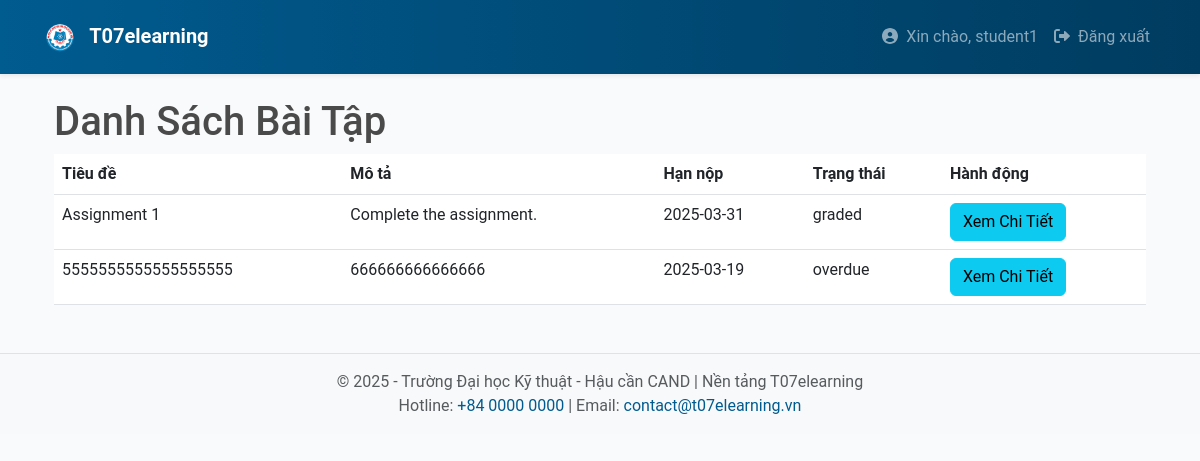
Screenshot of /student/view_assignments (signed in) with the database file from the repository.
### app/models.py (models this page shows, shortened)
class User(UserMixin, db.Model):
    __tablename__ = 'users'
    id = db.Column(db.Integer, primary_key=True)
    username = db.Column(db.String(64), unique=True, nullable=False)
    email = db.Column(db.String(120), unique=True, nullable=False)
    password_hash = db.Column(db.String(128), nullable=False)
    registered_on = db.Column(db.DateTime, default=datetime.utcnow)
    last_seen = db.Column(db.DateTime, default=datetime.utcnow, onupdate=datetime.utcnow)
    roles = db.relationship('Role', secondary='user_roles', back_populates='users')
    courses = db.relationship('Course', backref='lecturer', lazy='dynamic')
    enrollments = db.relationship('Enrollment', backref='student', lazy='dynamic')
    submissions = db.relationship('Submission', backref='student', lazy='dynamic')
    notifications = db.relationship('Notification', backref='user', lazy='dynamic')
    def is_student(self):
        return any(role.name == 'student' for role in self.roles)

class Submission(db.Model):
    __tablename__ = 'submissions'
    id = db.Column(db.Integer, primary_key=True)
    assignment_id = db.Column(db.Integer, db.ForeignKey('assignments.id'), nullable=False)
    student_id = db.Column(db.Integer, db.ForeignKey('users.id'), nullable=False)
    submission_date = db.Column(db.DateTime, default=datetime.utcnow)
    file_url = db.Column(db.String(512), nullable=True)
    grade = db.Column(db.Float, nullable=True)
    feedback = db.Column(db.Text, nullable=True)
    status = db.Column(db.String(64), nullable=False, default='pending')
    answer = db.Column(db.Text, nullable=True)
    assignment = db.relationship('Assignment', back_populates='submissions')

class Assignment(db.Model):
    __tablename__ = 'assignments'
    id = db.Column(db.Integer, primary_key=True)
    class_id = db.Column(db.Integer, db.ForeignKey('classes.id'), nullable=False)
    title = db.Column(db.String(128), nullable=False)
    description = db.Column(db.Text, nullable=True)
    due_date = db.Column(db.DateTime, nullable=False)
    max_attempts = db.Column(db.Integer, default=1)
    created_on = db.Column(db.DateTime, default=datetime.utcnow)
    attachment_url = db.Column(db.String(512), nullable=True)
    lecturer_id = db.Column(db.Integer, db.ForeignKey('users.id'), nullable=False)
    deadline_duration = db.Column(db.Integer, nullable=False, default=0)
    submissions = db.relationship('Submission', back_populates='assignment')

### app/student/routes.py (the view)
@bp.route('/view_assignments')
@login_required
def view_assignments():
    if not current_user.is_student():  # Check if the user is a student
        flash('Bạn không có quyền truy cập trang này.', 'danger')
        return redirect(url_for('main.index'))  # Redirect to main page
    submissions = Submission.query.filter_by(student_id=current_user.id).all()
    return render_template('student/assignments.html', submissions=submissions)

### app/templates/student/assignments.html
{% extends "base.html" %}
{% block content %}
<div class="container">
    <h1>Danh Sách Bài Tập</h1>
    <table class="table">
        <thead>
            <tr>
                <th>Tiêu đề</th>
                <th>Mô tả</th>
                <th>Hạn nộp</th>
                <th>Trạng thái</th>
                <th>Hành động</th>
            </tr>
        </thead>
        <tbody>
            {% for submission in submissions %}
            <tr>
                <td>{{ submission.assignment.title }}</td>
                <td>{{ submission.assignment.description }}</td>
                <td>{{ submission.assignment.due_date.strftime('%Y-%m-%d') }}</td>
                <td>{{ submission.status }}</td>
                <td>
                    <a href="{{ url_for('student.view_assignment', assignment_id=submission.assignment.id) }}" class="btn btn-info">Xem Chi Tiết</a>
                </td>
            </tr>
            {% endfor %}
        </tbody>
    </table>
</div>
{% endblock %}

### app/templates/base.html (shortened to what this page needs)
<!DOCTYPE html>
<html lang="vi">
<head>
  <link rel="stylesheet" href="https://cdn.jsdelivr.net/npm/bootstrap@5.3.0/dist/css/bootstrap.min.css">
  <link rel="stylesheet" href="{{ url_for('static', filename='css/main.css') }}">
</head>
<body>
  <nav class="navbar navbar-expand-lg navbar-dark bg-t07 py-3 shadow-sm">
    <div class="container">
      <a class="navbar-brand fw-bold" href="{{ url_for('main.index') }}">
        <img src="{{ url_for('static', filename='images/logo.png') }}" alt="T07 Logo" height="30" class="me-2">
        T07elearning
      </a>
      <div class="collapse navbar-collapse" id="mainNav">
        <ul class="navbar-nav ms-auto">
          {% if current_user.is_authenticated %}
            <li class="nav-item">
              <a class="nav-link" href="#">
                <i class="fas fa-user-circle me-1"></i> Xin chào, {{ current_user.username }}
              </a>
            </li>
            <li class="nav-item">
              <a class="nav-link" href="{{ url_for('auth.logout') }}">
                <i class="fas fa-sign-out-alt me-1"></i> Đăng xuất
              </a>
            </li>
          {% endif %}
        </ul>
      </div>
    </div>
  </nav>
  <div class="container my-4">
    {% block content %}
    {% endblock %}
  </div>
  <footer class="bg-light py-3 footer-t07 mt-5">
    <div class="container text-center text-muted">
      <p class="mb-0">&copy; 2025 - Trường Đại học Kỹ thuật - Hậu cần CAND | Nền tảng T07elearning</p>
      <p class="mb-0">Hotline: <a href="tel:+8400000000">+84 0000 0000</a> | Email: <a href="mailto:contact@t07elearning.vn">contact@t07elearning.vn</a></p>
    </div>
  </footer>
</body>
</html>

### app/static/css/main.css (style rules this page uses)
* { box-sizing: border-box; }
body { font-family: "Roboto", sans-serif; background-color: #f9fafc; color: #4a4a4a; }
.bg-t07 { background: linear-gradient(90deg, #005b8f 0%, #003c60 100%); }
.footer-t07 { border-top: 1px solid #e2e2e2; }
.footer-t07 a { color: #005b8f; text-decoration: none; }

### rows the page displays
User: username "student1"
Submission: assignment "Assignment 1", assignment.description "Complete the assignment.", assignment.due_date "2025-03-31", status "graded"
Submission: assignment "5555555555555555555", assignment.description "666666666666666", assignment.due_date "2025-03-19", status "overdue"
